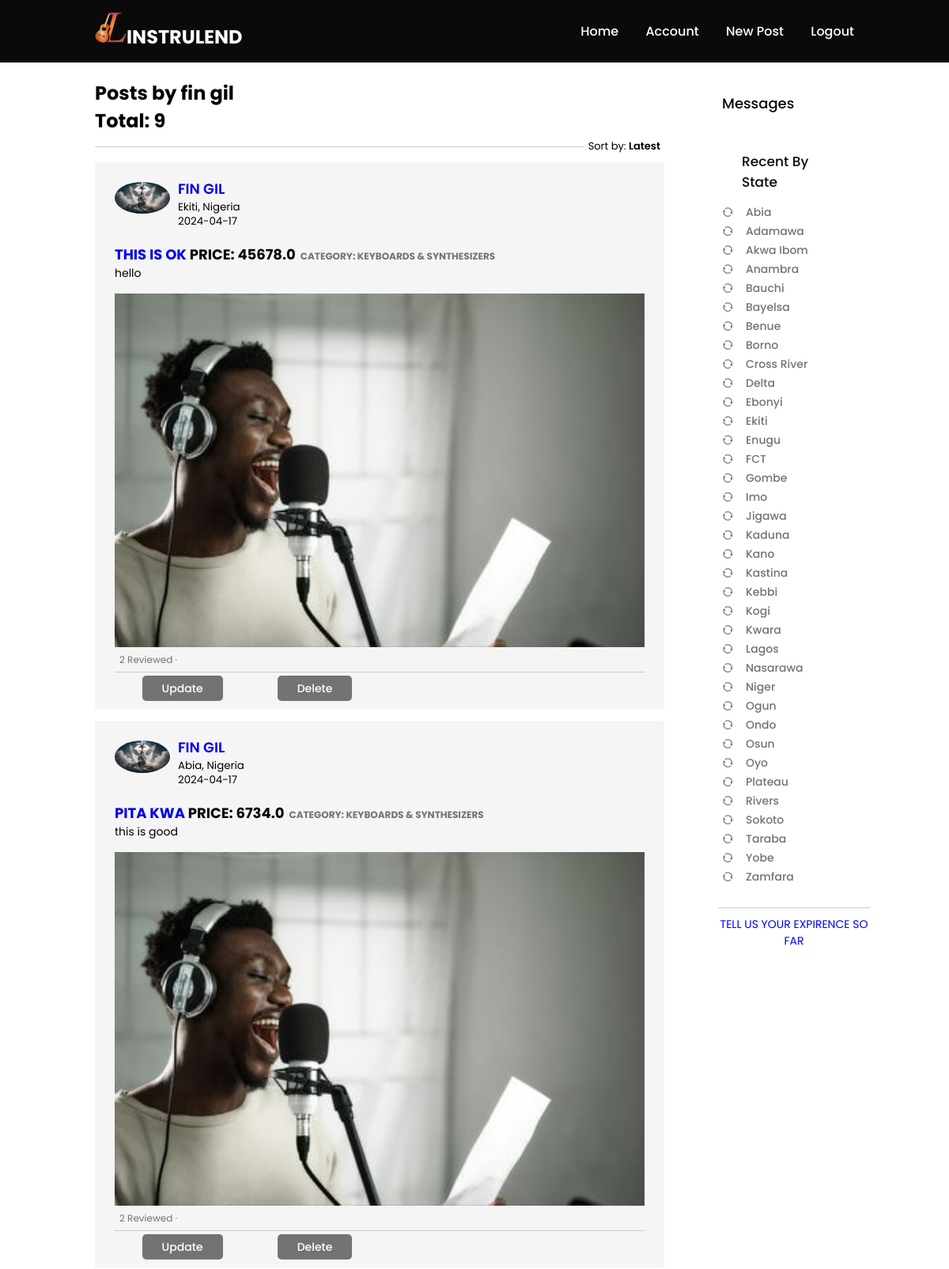
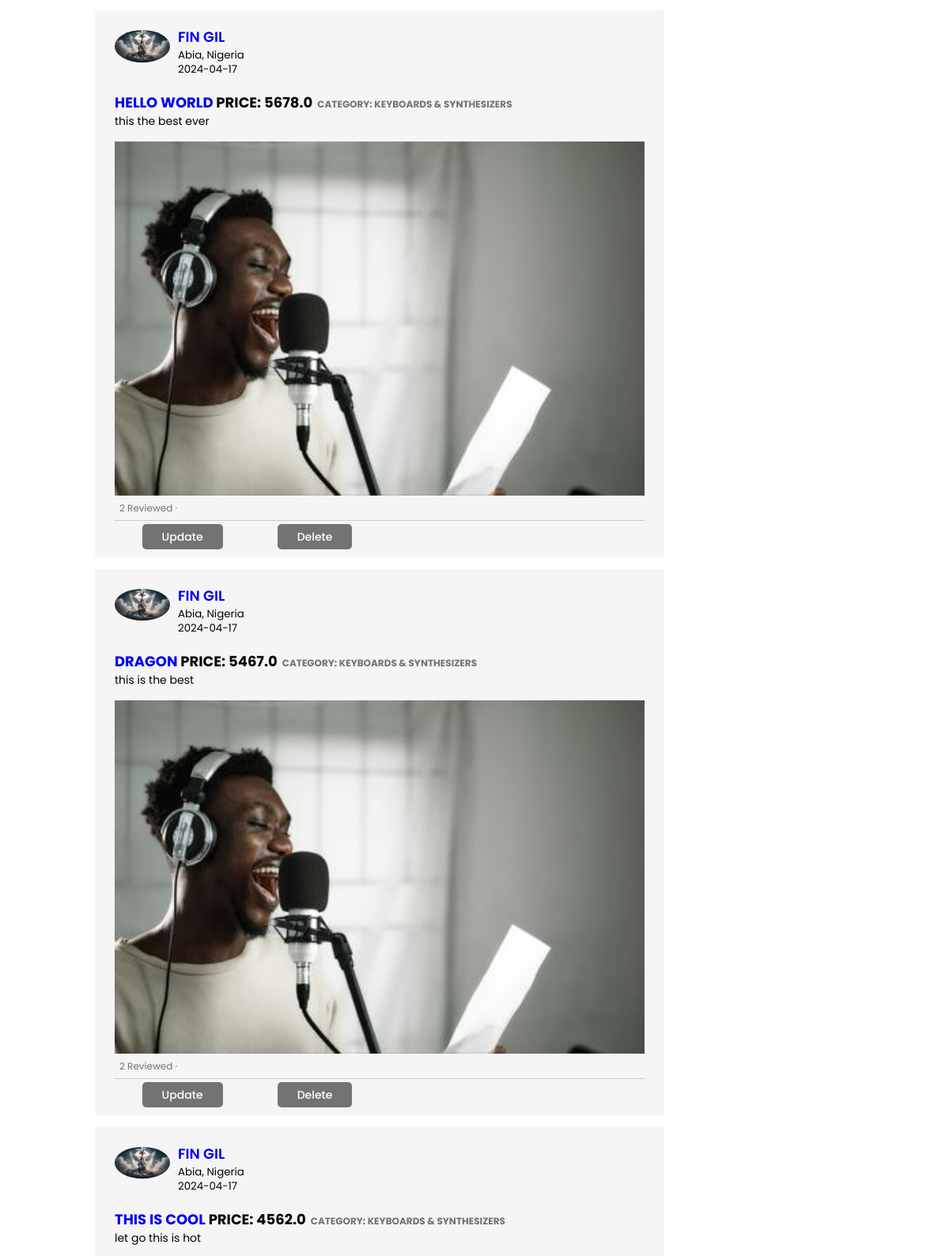
Page /user/posts/1 (signed in, upper part) on the committed database (2 pictures, top to bottom).
### app/models.py (models this page shows, shortened)
class User(db.Model, UserMixin):
    id = db.Column(db.Integer, primary_key=True)
    first_name = db.Column(db.String(100), nullable=False)
    last_name = db.Column(db.String(100), nullable=False)
    email = db.Column(db.String(255), unique=True, nullable=False)
    phone_number = db.Column(db.String(15), unique=True, nullable=False)
    city = db.Column(db.String(50))
    country = db.Column(db.String(10), nullable=False, default='Nigeria')
    password = db.Column(db.String(60), nullable=False)
    verification_number = db.Column(db.String(25), unique=True)
    verified_user = db.Column(db.Boolean, nullable=False, default=False)
    created_at = db.Column(db.DateTime, nullable=False, default=datetime.utcnow)
    image_file = db.Column(db.String(50), nullable=False, default='default.jpg')
    posts = db.relationship('Post', backref='author', lazy=True)
    reviewer = db.relationship('Review', foreign_keys='Review.user_id', backref='author1', lazy=True)
    reviewed = db.relationship('Review', foreign_keys='Review.author_id', backref='author2', lazy=True)
    rented = db.relationship('Agreement', backref='author4', lazy=True)
    expirence = db.relationship('Expirence', backref='author6', lazy=True)
    chats_user1 = db.relationship('Chat', backref='user1', foreign_keys='Chat.user1_id', lazy=True)
    chats_user2 = db.relationship('Chat', backref='user2', foreign_keys='Chat.user2_id', lazy=True)
    message = db.relationship('Message', backref='author7', lazy=True)

class Post(db.Model):
    id = db.Column(db.Integer, primary_key=True)
    title = db.Column(db.String(50), nullable=False)
    description = db.Column(db.String(200), nullable=False)
    category = db.Column(db.String(100), nullable=False)
    price = db.Column(db.Float, nullable=False)
    city = db.Column(db.String(50), nullable=False)
    country = db.Column(db.String(10), nullable=False, default='Nigeria')
    date_posted = db.Column(db.DateTime, nullable=False, default=datetime.utcnow)
    image_file = db.Column(db.String(50), nullable=False)
    availability = db.Column(db.Boolean, nullable=False, default=True)
    user_id = db.Column(db.Integer, db.ForeignKey('user.id'), nullable=False)
    rented = db.relationship('Agreement', backref='author5', lazy=True)

### app/users/routes.py (the view)
@users.route("/user/posts/<int:user_id>")
@login_required
def user_posts(user_id):
    page = request.args.get('page', 1, type=int)
    user = User.query.get_or_404(user_id)
    posts = Post.query.filter_by(user_id=user.id).order_by(Post.date_posted.desc()).paginate(per_page=5)
    reviews = Review.query.all()
    post_review_counts = {}
    for post in posts:
        review_count = Review.query.filter_by(author_id=post.author.id).count()
        post_review_counts[post.id] = review_count
    return render_template('user_post.html', posts=posts, reviews=reviews, post_review_counts=post_review_counts, page=page, user=user)

### app/models.py (called while the page is built)
@login_manager.user_loader
def load_user(user_id):
    return User.query.get(int(user_id))

### app/templates/user_post.html (shortened to what this page needs)
{% extends "base.html" %}
{% block content %}
  <div class="container-home">
    <div class="main-content">
        <h1 class="">Posts by {{ user.first_name }} {{ user.last_name }} <br>Total: {{ posts.total }}</h1>
      <div class="sort-by">
        <hr>
        <p>Sort by: <span>Latest</span></p>
      </div>
      {% for post in posts.items %}
        <div class="post-container">
          <div class="post-author">
            <img src="{{ url_for('static', filename='images/profile_pic/' + post.author.image_file) }}" alt="">
            <div>
              <h1><a href="{{ url_for('users.user_posts', user_id=post.author.id )}}">{{ post.author.first_name }} {{ post.author.last_name }}</a></h1>
              <small>{{ post.city }}, {{ post.country }}</small>
              <small>{{ post.date_posted.strftime('%Y-%m-%d') }}</small>
            </div>
          </div>
          <h1><a href="{{ url_for('posts.post', post_id=post.id) }}">{{ post.title }}</a>  Price: {{ post.price }}<span>category: {{ post.category }}</span></h1>
          <p>{{ post.description }}</p>
          <img src="{{ url_for('static', filename='images/post_pic/' + post.image_file) }}" width="100%">
          <div class="post-stats">
            <div>
              <span class="Reviewed">{{ post_review_counts.get(post.id, 0) }} Reviewed &middot;</span>
            </div>
          </div>
          <div class="post-activity">
            {% if current_user.id != post.author.id %}
              <div><a href="{{ url_for('messages.create_chat',  author_id=post.author.id) }}" id="chat-link-creator">Connect</a></div>
              <div><a href="{{ url_for('reviews.review', author_id=post.author.id) }}">Review</a></div>
            {% else %}
              <div><a href="{{ url_for('posts.update_post', post_id=post.id) }}">Update</a></div>
              <div><a href="#">Delete</a></div>
            {% endif %}
          </div>
        </div>
      {% endfor %}
    </div>
    <div class="right-sidebar">
      <h3><a href="{{ url_for('messages.chats') }}">Messages</a></h3>
      <div class="sidebar-activity">
        <h3>Recent By State</h3>
        <a href="#"><i class="ri-refresh-line"></i>Abia</a>
        <a href="#"><i class="ri-refresh-line"></i>Adamawa</a>
        <a href="#"><i class="ri-refresh-line"></i>Akwa Ibom</a>
        <a href="#"><i class="ri-refresh-line"></i>Anambra</a>
        <a href="#"><i class="ri-refresh-line"></i>Bauchi</a>
        <a href="#"><i class="ri-refresh-line"></i>Bayelsa</a>
        <a href="#"><i class="ri-refresh-line"></i>Benue</a>
        <a href="#"><i class="ri-refresh-line"></i>Borno</a>
        <a href="#"><i class="ri-refresh-line"></i>Cross River</a>
        <a href="#"><i class="ri-refresh-line"></i>Delta</a>
        <a href="#"><i class="ri-refresh-line"></i>Ebonyi</a>
        <a href="#"><i class="ri-refresh-line"></i>Ekiti</a>
        <a href="#"><i class="ri-refresh-line"></i>Enugu</a>
        <a href="#"><i class="ri-refresh-line"></i>FCT</a>
        <a href="#"><i class="ri-refresh-line"></i>Gombe</a>
        <a href="#"><i class="ri-refresh-line"></i>Imo</a>
        <a href="#"><i class="ri-refresh-line"></i>Jigawa</a>
        <a href="#"><i class="ri-refresh-line"></i>Kaduna</a>
        <a href="#"><i class="ri-refresh-line"></i>Kano</a>
        <a href="#"><i class="ri-refresh-line"></i>Kastina</a>
        <a href="#"><i class="ri-refresh-line"></i>Kebbi</a>
        <a href="#"><i class="ri-refresh-line"></i>Kogi</a>
        <a href="#"><i class="ri-refresh-line"></i>Kwara</a>
        <a href="#"><i class="ri-refresh-line"></i>Lagos</a>
        <a href="#"><i class="ri-refresh-line"></i>Nasarawa</a>
        <a href="#"><i class="ri-refresh-line"></i>Niger</a>
        <a href="#"><i class="ri-refresh-line"></i>Ogun</a>
        <a href="#"><i class="ri-refresh-line"></i>Ondo</a>
        <a href="#"><i class="ri-refresh-line"></i>Osun</a>
        <a href="#"><i class="ri-refresh-line"></i>Oyo</a>
        <a href="#"><i class="ri-refresh-line"></i>Plateau</a>
        <a href="#"><i class="ri-refresh-line"></i>Rivers</a>
        <a href="#"><i class="ri-refresh-line"></i>Sokoto</a>
        <a href="#"><i class="ri-refresh-line"></i>Taraba</a>
        <a href="#"><i class="ri-refresh-line"></i>Yobe</a>
        <a href="#"><i class="ri-refresh-line"></i>Zamfara</a>
      </div>
      <div class="review-us">
        <a href="{{ url_for('reviews.expirence') }}">Tell Us your Expirence so far</a>
      </div>
    </div>
  </div>
{% endblock %}

### app/static/css/index.css (style rules this page uses)
:root { --text-dark: #0a0a0a; --text-light: #737373; --extra-light: #f5f5f5; --white: #ffffff; --max-width: 1200px; }
* { margin: 0; padding: 0; box-sizing: border-box; font-family: "Poppins", sans-serif; }
html, body { scroll-behavior: smooth; }
.about-pages h2, h3 { margin-bottom: 8px; }
.container-home { display: flex; flex-wrap: wrap; justify-content: space-between; }
.main-content { flex-basis: 75%; }
.right-sidebar { flex-basis: 20%; align-self: flex-start; position: sticky; top: 73px; }
.right-sidebar h3 { font-size: 18px; font-weight: 500; margin: 20px 0 10px; padding: 5px 25px; margin: 12px 0; }
.right-sidebar h3 a { text-decoration: none; color: var(--text-dark); }
.sidebar-activity { padding: 5px 25px; margin: 12px 0; }
.sidebar-activity h3 { color: var(--text-dark); font-size: 17px; font-weight: 500; margin: 20px 0 10px; }
.sidebar-activity a { display: flex; align-items: center; font-size: 14px; font-weight: 500; color: var(--text-light); margin: 3px 0; text-decoration: none; }
.sidebar-activity a i { width: 20px; margin-right: 10px; }
.review-us { border-top: 1px solid #ccc; text-align: center; margin-top: 20px; margin-left: 20px; margin-right: -20px; }
.review-us a { color: blue; text-decoration: none; font-size: 14px; text-transform: uppercase; display: inline-block; margin: 10px 0; }
.sort-by { display: flex; align-items: center; margin: 10 0; }
.sort-by hr { flex: 1; border: 0; height: 1px; background: #ccc; }
.sort-by p { font-size: 13px; padding: 5px; }
.sort-by p span { font-weight: 600; cursor: pointer; }
.post-container { background-color: #f5f5f5; padding: 20px 25px 5px; margin: 5px 0 15px; }
.post-author { display: flex; align-items: flex-start; margin-bottom: 20px; }
.post-author img { width: 70px; border-radius: 50%; margin-right: 10px; margin-top: 5px; }
.post-author h1 { font-size: 18px; font-weight: 600; color: var(--text-light); }
.post-author small { display: block; margin-bottom: -2px; }
.post-container h1 { font-size: 18px; color: var(--text-dark); text-transform: uppercase; }
.post-container h1 a { text-decoration: none; }
.post-container span { color: var(--text-light); font-size: 12px; margin-left: 6px; }
.post-container p { font-size: 14px; margin-bottom: 15px; }
.post-stats { display: flex; flex-wrap: wrap; align-items: center; justify-content: space-between; font-size: 12px; border-bottom: 1px solid #ccc; padding-bottom: 6px; }
.post-stats div { display: flex; align-items: center; cursor: pointer; }
.post-activity { display: flex; align-items: center; justify-content: space-around; padding: 10px 0; font-size: 14px; font-weight: 500; width: 50%; }
.post-activity a { border-radius: 5px; background: var(--text-light); color: var(--white); padding: 6px 25px; text-decoration: none; margin: 5px 10px; overflow: hidden; transition: 0.3s ease; }

### rows in the picture
User: first_name "fin", last_name "gil"
Post: image_file (placeholder picture), author.first_name "FIN", author.last_name "GIL", city "Ekiti", country "Nigeria", date_posted "2024-04-17", title "THIS IS OK", price "45678.0", category "KEYBOARDS & SYNTHESIZERS", description "hello", image_file (picture), get "2"
Post: image_file (placeholder picture), author.first_name "FIN", author.last_name "GIL", city "Abia", country "Nigeria", date_posted "2024-04-17", title "PITA KWA", price "6734.0", category "KEYBOARDS & SYNTHESIZERS", description "this is good", image_file (picture), get "2"
Post: image_file (placeholder picture), author.first_name "FIN", author.last_name "GIL", city "Abia", country "Nigeria", date_posted "2024-04-17", title "HELLO WORLD", price "5678.0", category "KEYBOARDS & SYNTHESIZERS", description "this the best ever", image_file (picture), get "2"
Post: image_file (placeholder picture), author.first_name "FIN", author.last_name "GIL", city "Abia", country "Nigeria", date_posted "2024-04-17", title "DRAGON", price "5467.0", category "KEYBOARDS & SYNTHESIZERS", description "this is the best", image_file (picture), get "2"
Post: image_file (placeholder picture), author.first_name "FIN", author.last_name "GIL", city "Abia", country "Nigeria", date_posted "2024-04-17", title "THIS IS COOL", price "4562.0", category "KEYBOARDS & SYNTHESIZERS", description "let go this is hot"

### other values in the picture
{{ posts.total }} "9"
